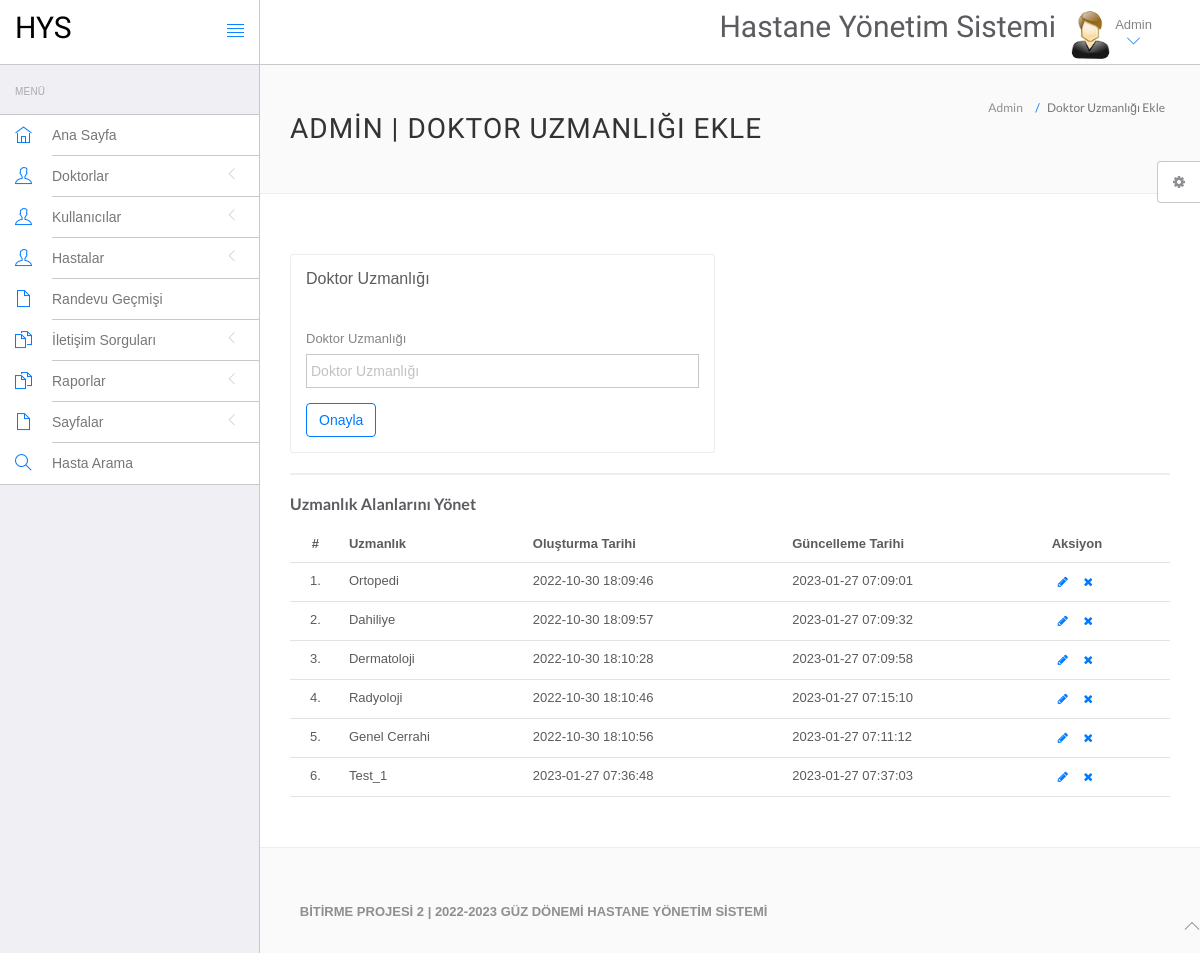
The app's page /hms/admin/doctor-specilization.php (signed in) with its own data.
### tables this page shows
CREATE TABLE `doctorspecilization` (
  `id` int(11) NOT NULL,
  `specilization` varchar(255) DEFAULT NULL,
  `creationDate` timestamp NULL DEFAULT CURRENT_TIMESTAMP,
  `updationDate` timestamp NULL DEFAULT NULL ON UPDATE CURRENT_TIMESTAMP
);

### hms/admin/doctor-specilization.php (the view, shortened to what this page needs)
<?php
include('include/config.php');
if(strlen($_SESSION['id']==0)) {
 header('location:logout.php');
  } else{
?>
<!DOCTYPE html>
<html lang="tr">
	<head>
		<link rel="stylesheet" href="vendor/bootstrap/css/bootstrap.min.css">
		<link rel="stylesheet" href="vendor/fontawesome/css/font-awesome.min.css">
		<link rel="stylesheet" href="vendor/themify-icons/themify-icons.min.css">
		<link href="vendor/animate.css/animate.min.css" rel="stylesheet" media="screen">
		<link href="vendor/perfect-scrollbar/perfect-scrollbar.min.css" rel="stylesheet" media="screen">
		<link href="vendor/switchery/switchery.min.css" rel="stylesheet" media="screen">
		<link href="vendor/bootstrap-touchspin/jquery.bootstrap-touchspin.min.css" rel="stylesheet" media="screen">
		<link href="vendor/select2/select2.min.css" rel="stylesheet" media="screen">
		<link href="vendor/bootstrap-datepicker/bootstrap-datepicker3.standalone.min.css" rel="stylesheet" media="screen">
		<link href="vendor/bootstrap-timepicker/bootstrap-timepicker.min.css" rel="stylesheet" media="screen">
		<link rel="stylesheet" href="assets/css/styles.css">
		<link rel="stylesheet" href="assets/css/plugins.css">
		<link rel="stylesheet" href="assets/css/themes/theme-1.css" id="skin_color" />
	</head>
	<body>
		<div id="app">
<?php include('include/sidebar.php');?>
			<div class="app-content">
						<?php include('include/header.php');?>
				<div class="main-content" >
					<div class="wrap-content container" id="container">
						<section id="page-title">
							<div class="row">
								<div class="col-sm-8">
									<h1 class="mainTitle">Admin | Doktor Uzmanlığı Ekle</h1>
																	</div>
								<ol class="breadcrumb">
									<li>
										<span>Admin</span>
									</li>
									<li class="active">
										<span>Doktor Uzmanlığı Ekle</span>
									</li>
								</ol>
							</div>
						</section>
						<div class="container-fluid container-fullw bg-white">
							<div class="row">
								<div class="col-md-12">
									<div class="row margin-top-30">
										<div class="col-lg-6 col-md-12">
											<div class="panel panel-white">
												<div class="panel-heading">
													<h5 class="panel-title">Doktor Uzmanlığı</h5>
												</div>
												<div class="panel-body">
													<form role="form" name="dcotorspcl" method="post" >
														<div class="form-group">
															<label for="exampleInputEmail1">
															Doktor Uzmanlığı
															</label>
							<input type="text" name="doctorspecilization" class="form-control"  placeholder="Doktor Uzmanlığı">
														</div>
														<button type="submit" name="submit" class="btn btn-o btn-primary">
															Onayla
														</button>
													</form>
												</div>
											</div>
										</div>
											</div>
										</div>
									<div class="col-lg-12 col-md-12">
											<div class="panel panel-white">
											</div>
										</div>
									</div>
									<div class="row">
								<div class="col-md-12">
									<h5 class="over-title margin-bottom-15"><span class="text-bold">Uzmanlık Alanlarını Yönet</span></h5>
									<table class="table table-hover" id="sample-table-1">
										<thead>
											<tr>
												<th class="center">#</th>
												<th>Uzmanlık</th>
												<th class="hidden-xs">Oluşturma Tarihi</th>
												<th>Güncelleme Tarihi</th>
												<th>Aksiyon</th>
											</tr>
										</thead>
										<tbody>
<?php
$sql=mysqli_query($con,"select * from doctorSpecilization");
$cnt=1;
while($row=mysqli_fetch_array($sql))
{
?>
											<tr>
												<td class="center"><?php echo $cnt;?>.</td>
												<td class="hidden-xs"><?php echo $row['specilization'];?></td>
												<td><?php echo $row['creationDate'];?></td>
												<td><?php echo $row['updationDate'];?>
												</td>
												<td >
												<div class="visible-md visible-lg hidden-sm hidden-xs">
							<a href="edit-doctor-specialization.php?id=<?php echo $row['id'];?>" class="btn btn-transparent btn-xs" tooltip-placement="top" tooltip="Edit"><i class="fa fa-pencil"></i></a>
	<a href="doctor-specilization.php?id=<?php echo $row['id']?>&del=delete" onClick="return confirm('Silmek istediğine emin misin?')"class="btn btn-transparent btn-xs tooltips" tooltip-placement="top" tooltip="Remove"><i class="fa fa-times fa fa-white"></i></a>
												</div>
												</td>
											</tr>
											<?php
$cnt=$cnt+1;
											 }?>
										</tbody>
									</table>
								</div>
							</div>
								</div>
							</div>
						</div>
					</div>
				</div>
	<?php include('include/footer.php');?>
	<?php include('include/setting.php');?>
	</body>
</html>
<?php } ?>

### hms/admin/assets/css/themes/theme-1.css (style rules this page uses)
body { background: #FAFAFA; }

### records on screen
doctorspecilization: specilization "Ortopedi", creationDate "2022-10-30 18:09:46", updationDate "2023-01-27 07:09:01"
doctorspecilization: specilization "Dahiliye", creationDate "2022-10-30 18:09:57", updationDate "2023-01-27 07:09:32"
doctorspecilization: specilization "Dermatoloji", creationDate "2022-10-30 18:10:28", updationDate "2023-01-27 07:09:58"
doctorspecilization: specilization "Radyoloji", creationDate "2022-10-30 18:10:46", updationDate "2023-01-27 07:15:10"
doctorspecilization: specilization "Genel Cerrahi", creationDate "2022-10-30 18:10:56", updationDate "2023-01-27 07:11:12"
doctorspecilization: specilization "Test_1", creationDate "2023-01-27 07:36:48", updationDate "2023-01-27 07:37:03"
